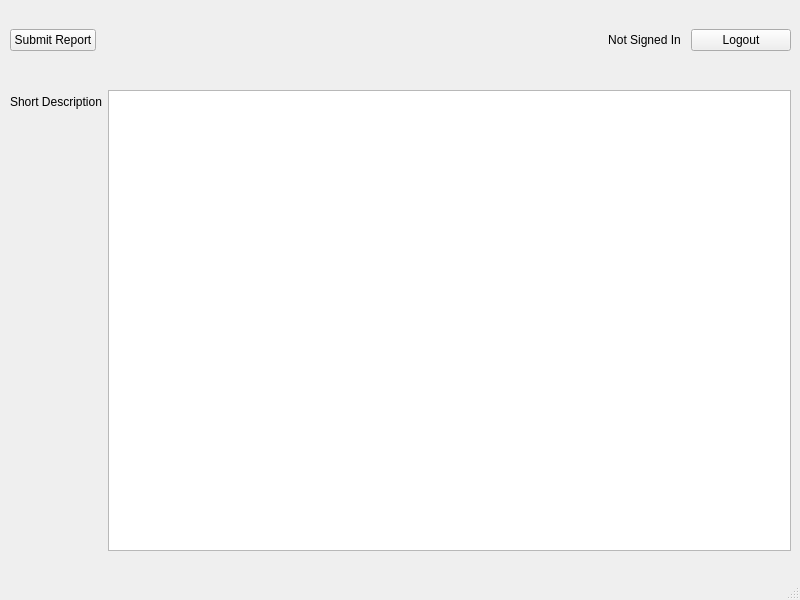
<?xml version="1.0" encoding="UTF-8"?>
<ui version="4.0">
 <class>Reportbug</class>
 <widget class="QMainWindow" name="Reportbug">
  <property name="geometry">
   <rect>
    <x>0</x>
    <y>0</y>
    <width>800</width>
    <height>600</height>
   </rect>
  </property>
  <property name="windowTitle">
   <string>MainWindow</string>
  </property>
  <widget class="QWidget" name="centralwidget">
   <widget class="QWidget" name="formLayoutWidget">
    <property name="geometry">
     <rect>
      <x>10</x>
      <y>90</y>
      <width>781</width>
      <height>461</height>
     </rect>
    </property>
    <layout class="QFormLayout" name="formLayout">
     <item row="0" column="0">
      <widget class="QLabel" name="label">
       <property name="text">
        <string>Short Description</string>
       </property>
      </widget>
     </item>
     <item row="0" column="1">
      <widget class="QTextEdit" name="shortDescription"/>
     </item>
    </layout>
   </widget>
   <widget class="QWidget" name="horizontalLayoutWidget_2">
    <property name="geometry">
     <rect>
      <x>430</x>
      <y>0</y>
      <width>361</width>
      <height>81</height>
     </rect>
    </property>
    <layout class="QHBoxLayout" name="horizontalLayout_2">
     <item alignment="Qt::AlignRight">
      <widget class="QPushButton" name="currentUserLabel">
       <property name="layoutDirection">
        <enum>Qt::LeftToRight</enum>
       </property>
       <property name="text">
        <string>Not Signed In</string>
       </property>
       <property name="flat">
        <bool>true</bool>
       </property>
      </widget>
     </item>
     <item>
      <widget class="QPushButton" name="loginButton">
       <property name="maximumSize">
        <size>
         <width>100</width>
         <height>16777215</height>
        </size>
       </property>
       <property name="text">
        <string>Logout</string>
       </property>
       <property name="flat">
        <bool>false</bool>
       </property>
      </widget>
     </item>
    </layout>
   </widget>
   <widget class="QWidget" name="verticalLayoutWidget">
    <property name="geometry">
     <rect>
      <x>10</x>
      <y>0</y>
      <width>311</width>
      <height>81</height>
     </rect>
    </property>
    <layout class="QVBoxLayout" name="verticalLayout">
     <item alignment="Qt::AlignLeft">
      <widget class="QPushButton" name="submitButton">
       <property name="maximumSize">
        <size>
         <width>100</width>
         <height>16777215</height>
        </size>
       </property>
       <property name="text">
        <string>Submit Report</string>
       </property>
      </widget>
     </item>
    </layout>
   </widget>
  </widget>
  <widget class="QMenuBar" name="menubar">
   <property name="geometry">
    <rect>
     <x>0</x>
     <y>0</y>
     <width>800</width>
     <height>21</height>
    </rect>
   </property>
  </widget>
  <widget class="QStatusBar" name="statusbar"/>
 </widget>
 <resources/>
 <connections/>
</ui>
